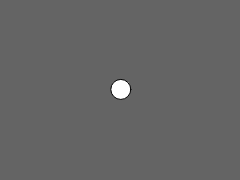
Frame 1 (no input)
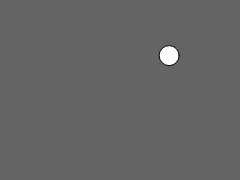
Frame 60 (no input)
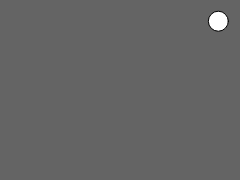
Frame 120 (the mouse pressed at the canvas centre since frame 60)

The p5.js sketch that drew these frames (run headless with seeded random() and noise() and a simulated clock; from frame 60 on, the mouse is pressed at the canvas centre):

// p5.js sketch
// ── sketch.js
var pos, vel

function setup() {
  createCanvas(240, 180)
  pos = createVector(width/2, height/2)
  vel = p5.Vector.random2D()
}

function draw() {
  pos.add(vel)
  
  // Wrap around, and because mod in javascript is broken. see
  // http://stackoverflow.com/questions/4467539/javascript-modulo-not-behaving
  pos.x = ((pos.x%width)+width)%width
  pos.y = ((pos.y%height)+height)%height
  
  background(100)
  ellipse(pos.x, pos.y, 20, 20)
}
